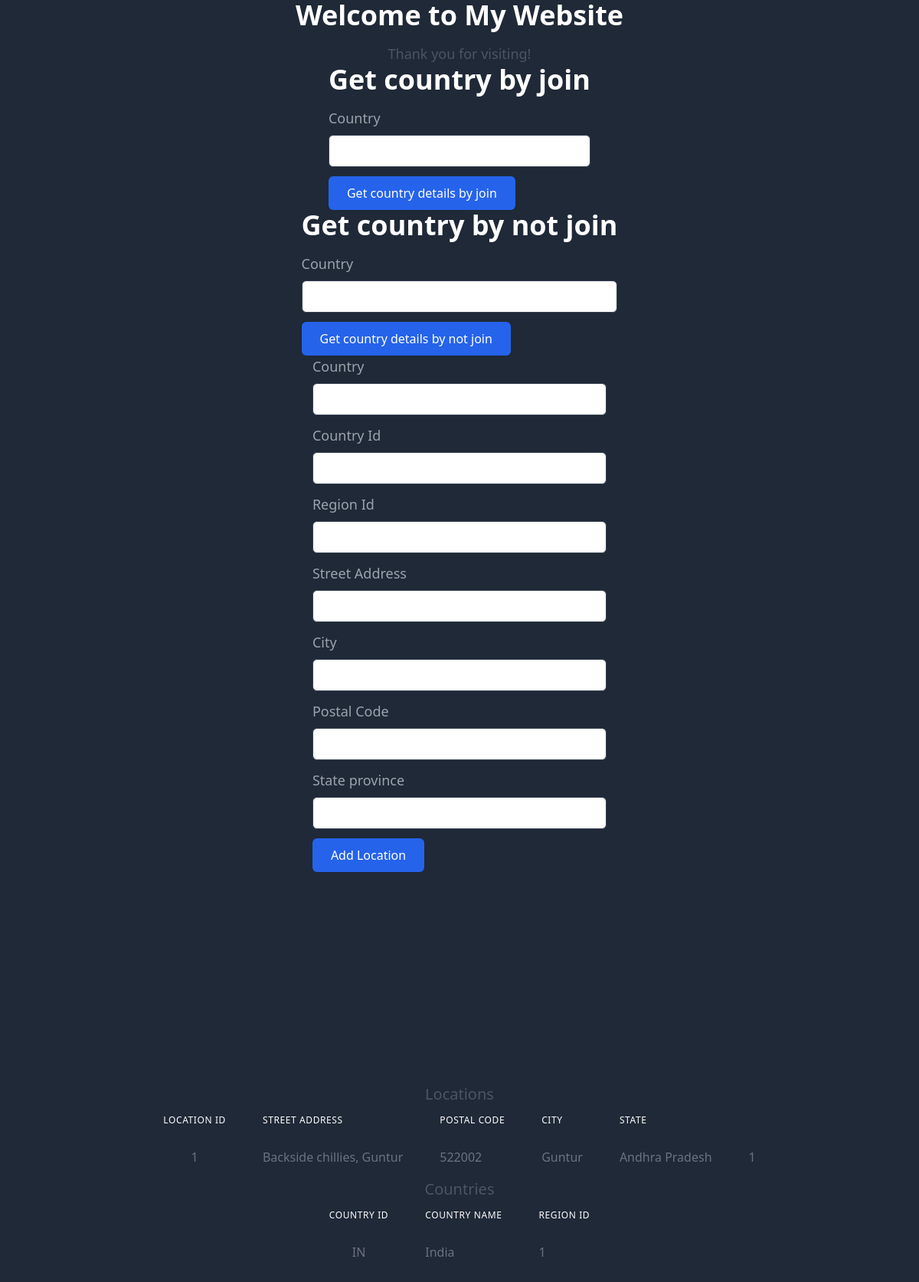
The page / on the database its author committed.
### tables this page shows
CREATE TABLE locations (
        location_id INTEGER PRIMARY KEY AUTOINCREMENT,
        street_address TEXT,
        postal_code TEXT,
        city TEXT NOT NULL,
        state_province TEXT,
        country_id INTEGER
    );

CREATE TABLE countries (
        country_id TEXT NOT NULL,
        country_name TEXT NOT NULL,
        region_id INTEGER
    );

### app.py (the view)
@app.route('/')
def home():
    with app.app_context():
        conn = sqlite3.connect('database.db')
        cursor = conn.cursor()
        cursor.execute("SELECT * FROM locations")
        locations = cursor.fetchall()
        cursor.execute("SELECT * FROM countries")
        countries = cursor.fetchall()
        conn.commit()
        conn.close()
    return render_template('index.html', locations=locations, countries=countries)

### templates/index.html (shortened to what this page needs)
<!DOCTYPE html>
<html lang="en">
<head>
    <link href="https://unpkg.com/tailwindcss@^2/dist/tailwind.min.css" rel="stylesheet">
</head>
<body class="bg-gray-100 bg-gray-800">
    <div class="flex flex-col items-center justify-center h-full">
        <h1 class="text-4xl font-bold mb-4 text-white ">Welcome to My Website</h1>
        <p class="text-lg text-gray-600 text-gray-400">Thank you for visiting!</p>
        <form method="POST" action="/join">
        <h1 class="text-4xl font-bold mb-4 text-white ">Get country by join</h1>
            <div class="mb-3">
                <label for="country"
                    class="form-label inline-block mb-2 text-lg text-gray-400 ">Country</label>
                <input type="text"
                    class="form-control w-full px-3 py-2 rounded-md border border-gray-300 border-gray-700 focus:outline-none focus:ring-1 focus:ring-indigo-500 focus:border-indigo-600"
                    id="country_name" name="country_name" required>
            </div>
            <button type="submit"
                class="inline-block px-6 py-2.5 bg-blue-600 text-white font-medium rounded-md shadow-sm hover:bg-blue-700 focus:outline-none focus:ring-2 focus:ring-offset-2 focus:ring-blue-500">Get country details by join
                </button>
        </form>
        <form method="POST" action="/not_join">
        <h1 class="text-4xl font-bold mb-4 text-white ">Get country by not join</h1>
            <div class="mb-3">
                <label for="country"
                    class="form-label inline-block mb-2 text-lg text-gray-400 ">Country</label>
                <input type="text"
                    class="form-control w-full px-3 py-2 rounded-md border border-gray-300 border-gray-700 focus:outline-none focus:ring-1 focus:ring-indigo-500 focus:border-indigo-600"
                    id="country_name" name="country_name" required>
            </div>
            <button type="submit"
                class="inline-block px-6 py-2.5 bg-blue-600 text-white font-medium rounded-md shadow-sm hover:bg-blue-700 focus:outline-none focus:ring-2 focus:ring-offset-2 focus:ring-blue-500">Get country details by not join
                </button>
        </form>
        <form method="POST" action="{{ url_for('add_location') }}">
            <div class="mb-3">
                <label for="country"
                    class="form-label inline-block mb-2 text-lg text-gray-400 ">Country</label>
                <input type="text"
                    class="form-control w-full px-3 py-2 rounded-md border border-gray-300 border-gray-700 focus:outline-none focus:ring-1 focus:ring-indigo-500 focus:border-indigo-600"
                    id="country_name" name="country_name" required>
            </div>
            <div class="mb-3">
                <label for="country"
                    class="form-label inline-block mb-2 text-lg text-gray-400 ">Country Id</label>
                <input type="text"
                    class="form-control w-full px-3 py-2 rounded-md border border-gray-300 border-gray-700 focus:outline-none focus:ring-1 focus:ring-indigo-500 focus:border-indigo-600"
                    id="country_id" name="country_id" required>
            </div>
            <div class="mb-3">
                <label for="country"
                    class="form-label inline-block mb-2 text-lg text-gray-400 ">Region Id</label>
                <input type="text"
                    class="form-control w-full px-3 py-2 rounded-md border border-gray-300 border-gray-700 focus:outline-none focus:ring-1 focus:ring-indigo-500 focus:border-indigo-600"
                    id="region_id" name="region_id" required>
            </div>
            <div class="mb-3">
                <label for="street_address"
                    class="form-label inline-block mb-2 text-lg text-gray-400 ">Street Address</label>
                <input type="text"
                    class="form-control w-full px-3 py-2 rounded-md border border-gray-300 border-gray-700 focus:outline-none focus:ring-1 focus:ring-indigo-500 focus:border-indigo-600"
                    id="street_address" name="street_address" required>
            </div>
            <div class="mb-3">
                <label for="city"
                    class="form-label inline-block mb-2 text-lg text-gray-400 ">City</label>
                <input type="text"
                    class="form-control w-full px-3 py-2 rounded-md border border-gray-300 border-gray-700 focus:outline-none focus:ring-1 focus:ring-indigo-500 focus:border-indigo-600"
                    id="city" name="city" required>
            </div>
            <div class="mb-3">
                <label for="postal_code"
                    class="form-label inline-block mb-2 text-lg text-gray-400 ">Postal Code</label>
                <input type="text"
                    class="form-control w-full px-3 py-2 rounded-md border border-gray-300 border-gray-700 focus:outline-none focus:ring-1 focus:ring-indigo-500 focus:border-indigo-600"
                    id="postal_code" name="postal_code" required>
            </div>
            <div class="mb-3">
                <label for="state_province"
                    class="form-label inline-block mb-2 text-lg text-gray-400 ">State province</label>
                <input type="text"
                    class="form-control w-full px-3 py-2 rounded-md border border-gray-300 border-gray-700 focus:outline-none focus:ring-1 focus:ring-indigo-500 focus:border-indigo-600"
                    id="state_province" name="state_province" required>
            </div>
            <button type="submit"
                class="inline-block px-6 py-2.5 bg-blue-600 text-white font-medium rounded-md shadow-sm hover:bg-blue-700 focus:outline-none focus:ring-2 focus:ring-offset-2 focus:ring-blue-500">Add
                Location</button>
        </form>
    </div>
    <div class="flex flex-col items-center justify-center h-screen">
        <p class="text-xl text-gray-600">Locations</p>
        <table>
            <thead>
                <tr>
                    <th scope="col"
                        class="px-6 py-3 text-left text-xs font-medium text-white uppercase tracking-wider ">
                        Location ID</th>
                    <th scope="col"
                        class="px-6 py-3 text-left text-xs font-medium text-white uppercase tracking-wider ">
                        Street Address</th>
                    <th scope="col"
                        class="px-6 py-3 text-left text-xs font-medium text-white uppercase tracking-wider ">
                        Postal Code</th>
                    <th scope="col"
                        class="px-6 py-3 text-left text-xs font-medium text-white uppercase tracking-wider ">
                        City</th>
                    <th scope="col"
                        class="px-6 py-3 text-left text-xs font-medium text-white uppercase tracking-wider ">
                        State</th>
                </tr>
            </thead>
            <tbody>
                {% for location in locations %}
                <tr>
                    <th scope="row" class="px-6 py-4 text-gray-500 font-medium text-gray-400  whitespace-nowrap">{{
                        location[0] }}</th>
                    <td class="px-6 py-4 text-gray-500">{{ location[1] }}</td>
                    <td class="px-6 py-4 text-gray-500">{{ location[2] }}</td>
                    <td class="px-6 py-4 text-gray-500">{{ location[3] }}</td>
                    <td class="px-6 py-4 text-gray-500">{{ location[4] }}</td>
                    <td class="px-6 py-4 text-gray-500">{{ location[5] }}</td>
                </tr>
                {% endfor %}
            </tbody>
        </table>
        <p class="text-xl text-gray-600">Countries</p>
        <table>
            <thead>
                <tr>
                    <th scope="col"
                        class="px-6 py-3 text-left text-xs font-medium text-white uppercase tracking-wider ">
                        Country ID</th>
                    <th scope="col"
                        class="px-6 py-3 text-left text-xs font-medium text-white uppercase tracking-wider ">
                        Country Name</th>
                    <th scope="col"
                        class="px-6 py-3 text-left text-xs font-medium text-white uppercase tracking-wider ">
                        Region ID</th>
                </tr>
            </thead>
            <tbody>
                {% for country in countries %}
                <tr>
                    <th scope="row" class="px-6 py-4 text-gray-500 font-medium text-gray-400  whitespace-nowrap">{{
                        country[0] }}</th>
                    <td class="px-6 py-4 text-gray-500">{{ country[1] }}</td>
                    <td class="px-6 py-4 text-gray-500">{{ country[2] }}</td>
                </tr>
                {% endfor %}
            </tbody>
        </table>
    </div>
</body>
</html>

### rows shown on the page
locations: location_id "1", street_address "Backside chillies, Guntur", postal_code "522002", city "Guntur", state_province "Andhra Pradesh", country "1"
countries: country "IN", country_name "India", region "1"
